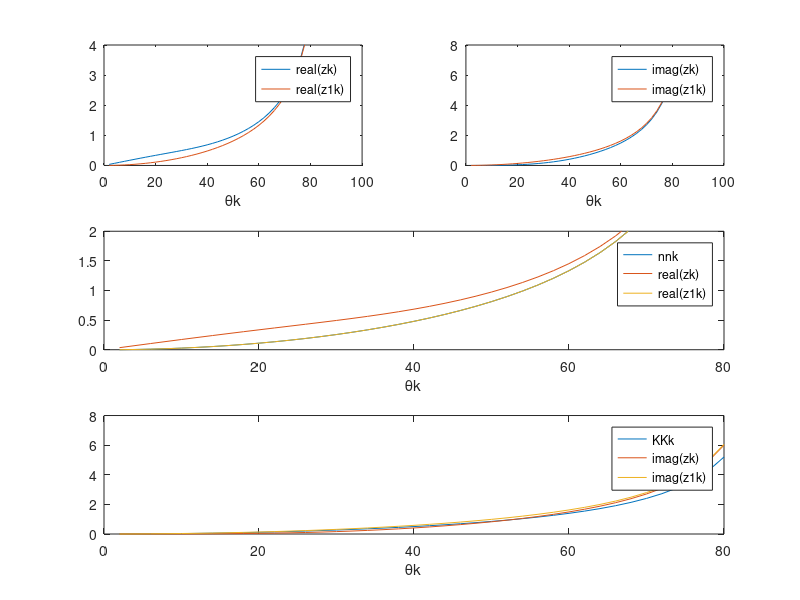

Write MATLAB code to recreate this figure.
% OA2METPDS
% Calculation of n and K from input values P and ? for
% exact and approximate expressions
function OA2METPDS;
Delta = 114;
P = 0.50;
Psi = atan(P);
k = (1:1:40);
Thetak = k * 2;
% 1.Exact Expression

zk = sqrt((sin((2*pi*Thetak)/360).^2)+(((cos(2*Psi)+i*sin((2*pi*Delta)/360)*sin(2*Psi))*(sin((2*pi*Thetak)/360).^2))./(cos((2*pi*Thetak)/360)*(cos((2*pi*Delta)/360)*sin(2*Psi)+1))).^2);
nk = real(zk);
Kk = imag(zk);
% 2.For the approximation one disregards the sin^2 term
z1k =(((cos(2*Psi)+i*sin((2*pi*Delta)/360)*sin(2*Psi))*(sin((2*pi*Thetak)/360).^2))./(cos((2*pi*Thetak)/360)*(cos((2*pi*Delta)/360)*sin(2*Psi)+1)));
nnk = real(z1k);
KKk = imag(z1k);
% 3.Comparison
figure(1);
subplot(3,2,1);
plot(Thetak,real(zk),Thetak,real(z1k));
axis([0 100 0 4]);
xlabel('\thetak');
legend('real(zk)','real(z1k)');

subplot(3,2,2);
plot(Thetak,imag(zk),Thetak,imag(z1k));
axis([0 100 0 8]);
xlabel('\thetak');
legend('imag(zk)','imag(z1k)');

%4. The approximation can be written as two real expressions

nnk = ((sin((2*pi*Thetak)/360).^2)*cos(2*Psi))./(cos((2*pi*Thetak)/360)*(1+cos((2*pi*Delta)/360)*sin(2*Psi)));

KKk = ((sin((2*pi*Thetak)/360).^2)*(sin(Delta)*sin(2*Psi)))./(cos((2*pi*Thetak)/360)*(1+cos((2*pi*Delta)/360)*sin(2*Psi)));

subplot(3,1,2);
plot(Thetak,nnk,Thetak,real(zk),Thetak,real(z1k));
axis([0 80 0 2]);
xlabel('\thetak');
legend('nnk','real(zk)','real(z1k)');

subplot(3,1,3);
plot(Thetak,KKk,Thetak,imag(zk),Thetak,imag(z1k));
axis([0 80 0 8]);
xlabel('\thetak');
legend('KKk','imag(zk)','imag(z1k)');
